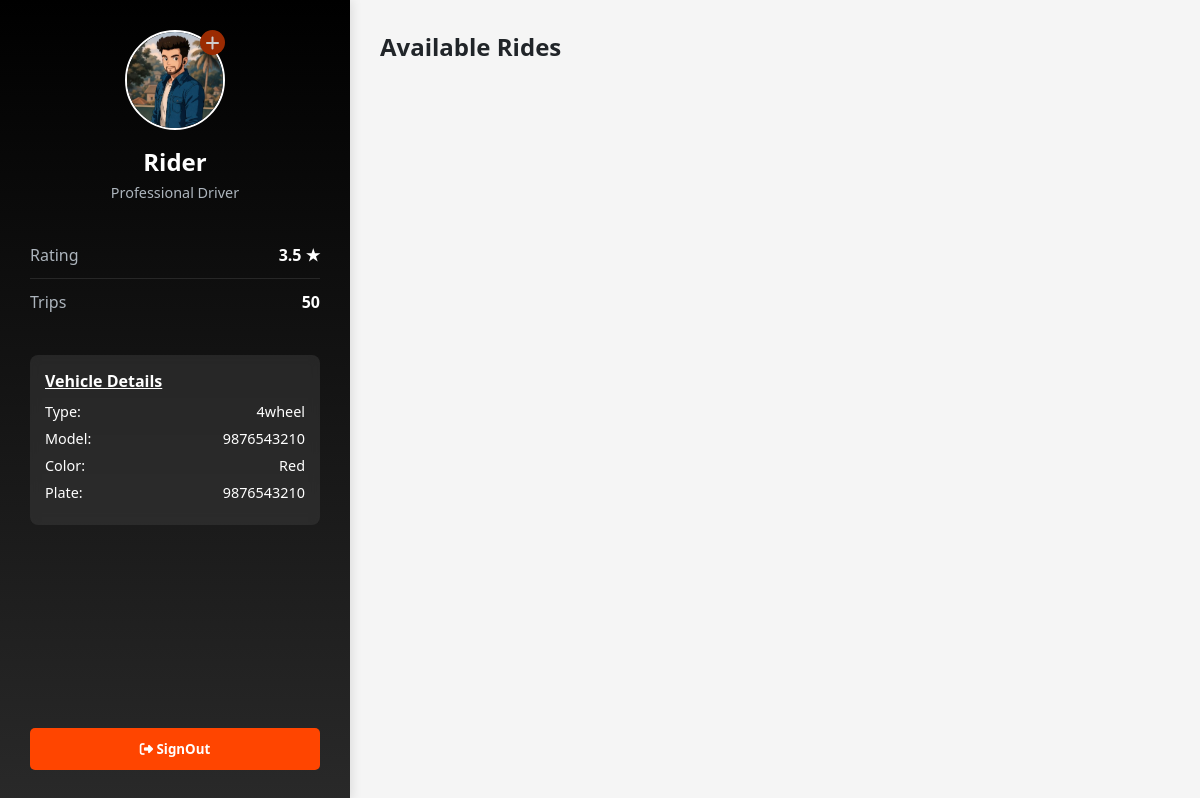
/member_mainpanel (signed in), run on the app's committed database.
### App/models.py (models this page shows, shortened)
class Member(models.Model):
    email = models.EmailField(unique=True)
    full_name = models.CharField(max_length=100)
    photo = models.ImageField(upload_to='member_photos/', default='static/assets/images/no_user.jpg')
    phone = models.CharField(max_length=15)
    password = models.CharField(max_length=128)
    vehicle_type = models.CharField(max_length=20, null=True, blank=True)
    vehicle_number = models.CharField(max_length=20, null=True, blank=True)
    vehicle_color = models.CharField(max_length=20, null=True, blank=True)

### App/views.py (the view)
# urls.py: path('member_mainpanel', views.member_mainpanel, name='member_mainpanel'),
def member_mainpanel(request):
    member_id = request.session.get('member_id')
    if not member_id:
        return redirect('index02')  # Redirect to login if not logged in
    member = Member.objects.get(id=member_id)
    ride_requests = RideRequest.objects.filter(status='Pending')  # Or all() if no filter
    return render(request, 'member_MainPanel.html', {
        'member': member,
        'ride_requests': ride_requests
    })

### templates/member_MainPanel.html (shortened to what this page needs)
<!DOCTYPE html>
{% load static %}
<html lang="en">
<head>
    <link rel="stylesheet" href="{% static 'CSS/member_MainPanel.css' %}">
    <link rel="stylesheet" href="https://cdnjs.cloudflare.com/ajax/libs/font-awesome/6.4.0/css/all.min.css">
    <link rel="stylesheet" href="https://unpkg.com/leaflet@1.9.4/dist/leaflet.css" />
    <link rel="stylesheet" href="https://unpkg.com/leaflet-routing-machine@latest/dist/leaflet-routing-machine.css" />
</head>
<body>
    <div class="driver-panel">
        <div class="driver-header">
            <div class="avatar-upload">
                <img src="{{ member.photo.url }}" alt="Driver" class="driver-avatar">
                <div class="profile-plus" onclick="document.getElementById('avatarInput').click()">
                    <i class="fas fa-plus"></i>
                </div>
            </div>
            <h2>{{ member.full_name }}</h2>
            <p>Professional Driver</p>
        </div>
        <div class="driver-stats">
            <div class="stat-item">
                <span class="stat-label">Rating</span>
                <span class="stat-value">3.5 ★</span>
            </div>
            <div class="stat-item">
                <span class="stat-label">Trips</span>
                <span class="stat-value">50</span>
            </div>
        </div>
        <div class="vehicle-info">
            <h4>Vehicle Details</h4>
            <div class="vehicle-details">
                <p>
                    <span>Type:</span>
                    <span>{{ member.vehicle_type }}</span>
                </p>
                <p>
                    <span>Model:</span>
                    <span>{{ member.vehicle_number }}</span>
                </p>
                <p>
                    <span>Color:</span>
                    <span>{{ member.vehicle_color }}</span>
                </p>
                <p>
                    <span>Plate:</span>
                    <span>{{ member.vehicle_number }}</span>
                </p>
            </div>
        </div>
        <div class="driver-actions">
            <button class="action-btn btn-primary">
                <a href="{% url 'logout_member' %}" ><i class="fa-solid fa-right-from-bracket"></i> SignOut</a>
            </button>
        </div>
    </div>
    <div class="rides-panel">
        <div class="panel-header">
            <h2>Available Rides</h2>
        </div>
    </div>
</body>
</html>

### static/CSS/member_MainPanel.css (style rules this page uses)
:root { --primary: #3a86ff; --secondary: #8338ec; --dark: #212529; --light: #f8f9fa; --success: #28a745; --warning: #ffc107; --danger: #dc3545; }
* { margin: 0; padding: 0; box-sizing: border-box; font-family: 'Segoe UI', Tahoma, Geneva, Verdana, sans-serif; user-select: none; }
body { display: flex; min-height: 100vh; background-color: #f5f5f5; }
.driver-panel { width: 350px; background: linear-gradient(180deg, black, #292929); color: white; padding: 30px; display: flex; flex-direction: column; align-items: center; box-shadow: 2px 0 10px rgba(0,0,0,0.1); }
.driver-header { text-align: center; margin-bottom: 30px; }
.driver-header h2 { font-weight: 600; margin-bottom: 5px; }
.driver-header p { color: #adb5bd; font-size: 0.9rem; }
.avatar-upload { position: relative; display: inline-block; }
.profile-plus { position: absolute; top: 0; right: 0; background-color: rgb(155, 43, 2); color: rgb(206, 205, 205); border-radius: 50%; width: 25px; height: 25px; display: flex; align-items: center; justify-content: center; cursor: pointer; transition: all 0.5s ease; }
.driver-avatar { width: 100px; height: 100px; border-radius: 50%; background-color: white; border: 2px solid rgb(255, 255, 255); object-fit: cover; margin-bottom: 10px; }
.driver-stats { width: 100%; margin-bottom: 30px; }
.stat-item { display: flex; justify-content: space-between; padding: 12px 0; border-bottom: 1px solid rgba(255,255,255,0.1); }
.stat-item:last-child { border-bottom: none; }
.stat-label { color: #adb5bd; }
.stat-value { font-weight: 600; }
.vehicle-info { background: rgba(61, 61, 61, 0.473); backdrop-filter: blur(5px); padding: 15px; border-radius: 8px; width: 100%; margin-bottom: 30px; }
.vehicle-info h4 { text-decoration: underline; margin-bottom: 10px; display: flex; align-items: center; }
.vehicle-details p { display: flex; justify-content: space-between; margin-bottom: 8px; font-size: 0.9rem; }
.driver-actions { width: 100%; margin-top: auto; }
.action-btn { width: 100%; padding: 12px; border: none; border-radius: 5px; font-weight: 600; cursor: pointer; transition: all 0.3s; }
.btn-primary { background-color: orangered; color: white; }
.rides-panel { flex: 1; padding: 30px; overflow-y: auto; }
.panel-header { display: flex; justify-content: space-between; align-items: center; margin-bottom: 25px; }
.panel-header h2 { color: var(--dark); }
.driver-actions a { text-decoration: none; color: white; }

### data on the page
Member: photo (picture), full_name "Rider", vehicle_type "4wheel", vehicle_number "9876543210", vehicle_color "Red"
